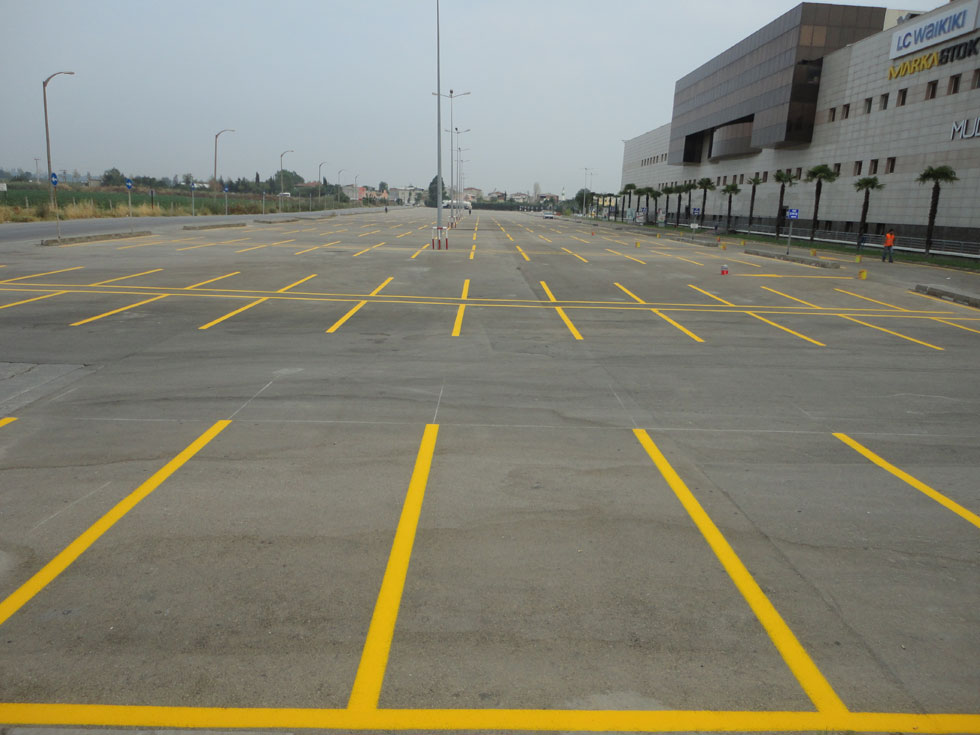
#> input picture 27_Çizgi_Tespiti/cizgiler.jpg, 980 x 735 px
$ python 27_yol_cizgi_tespiti.py
#> lines starting #> are read from the running program, lines starting #| are printed output that depends on the picture; after the words box and inside, x2 and y2 are one past the last pixel; in counts of white or black regions, pixels touching at a corner belong together
import  cv2
import numpy as np
img=cv2.imread("cizgiler.jpg")
#> img is the input picture: shape (735, 980, 3); mean B, G, R 115.1, 129.9, 131.4
gri=cv2.cvtColor(img,cv2.COLOR_BGR2GRAY)
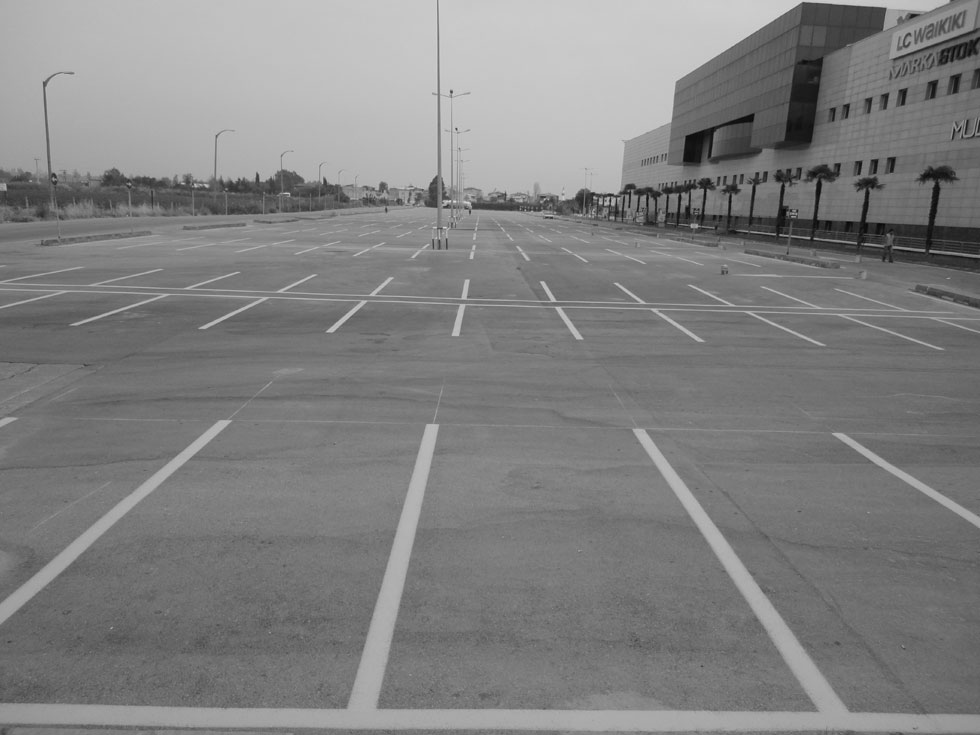
#> gri: shape (735, 980); min 5, max 219, mean 128.7
kenar=cv2.Canny(gri,100,250)
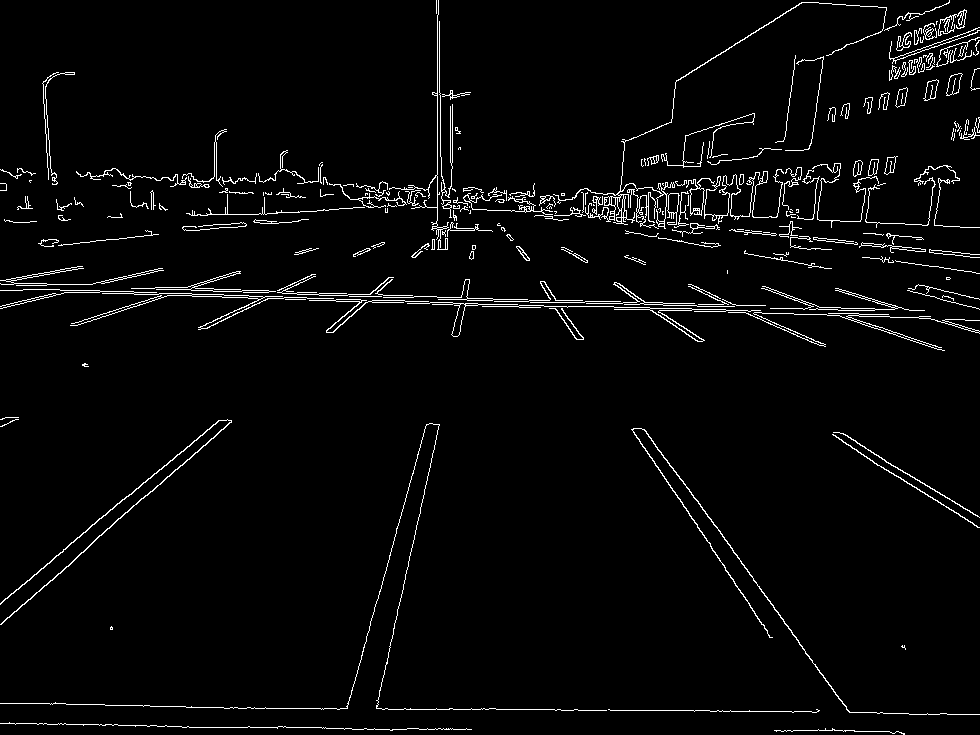
#> kenar: shape (735, 980); 3.1% white in thin lines or dots
cizgi=cv2.HoughLinesP(kenar,1,np.pi/180,75)
#> cizgi = 1557 rows, first 6: [710, 306, 734, 306], [467, 298, 491, 298], [220, 291, 241, 291], [728, 312, 745, 312], [336, 299, 355, 299], [501, 299, 527, 299]
print(cizgi)
#> (printed output is left out)

for i in cizgi:
    x1,y1,x2,y2=i[0]
    cv2.line(img,(x1,y1),(x2,y2),(255,0,0),2)
#> this loop made 1557 passes
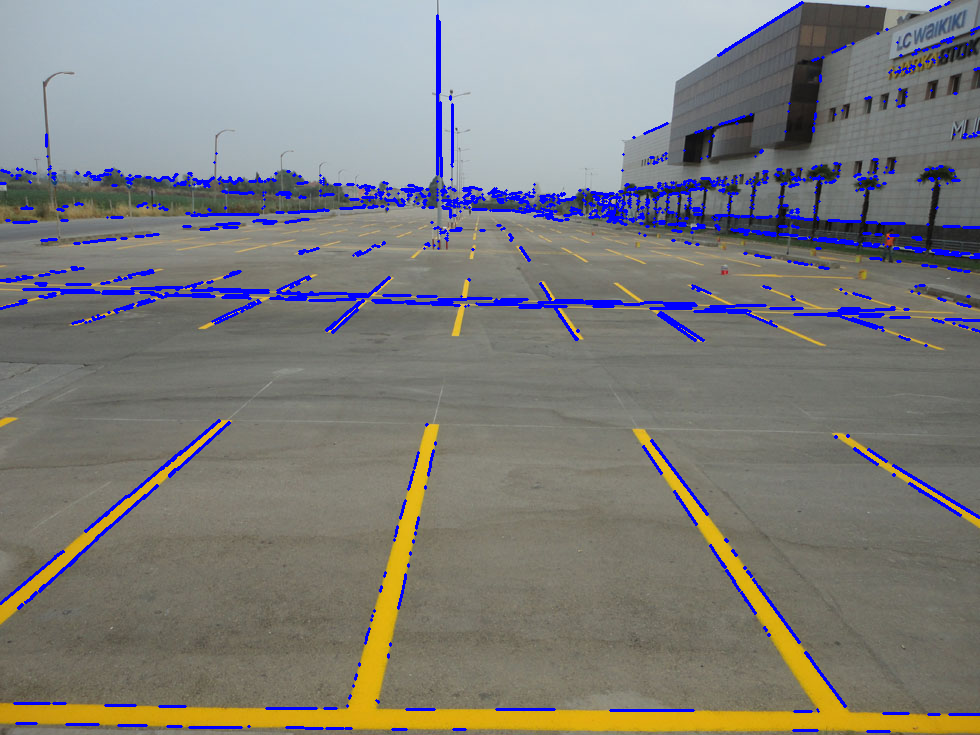
#> img: shape (735, 980, 3); 4.03% of pixels changed, all inside (x1, y1, x2, y2) = (0, 1, 980, 733)
cv2.imshow("Cizgi",img)
cv2.waitKey(0)
cv2.destroyAllWindows()
